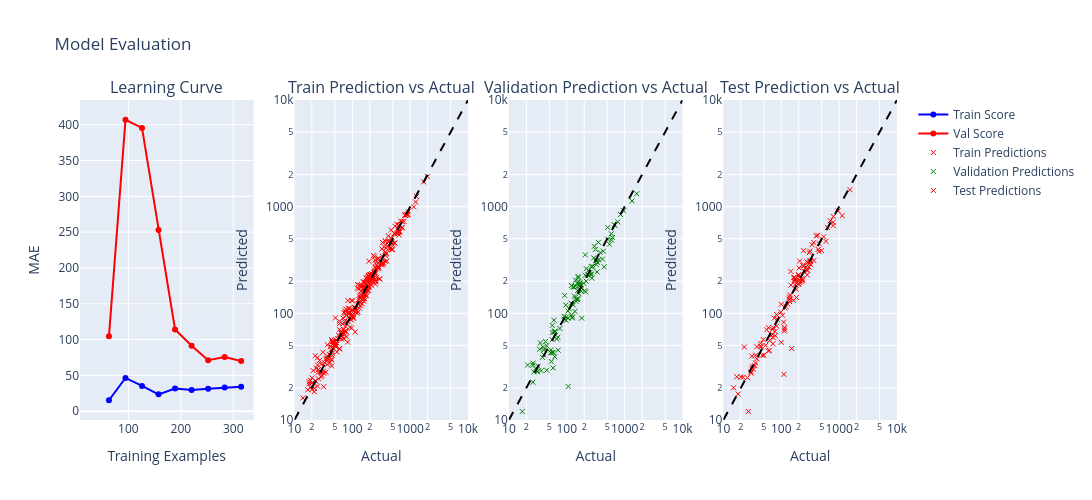

The code cell stored with this chart in its notebook:
### Code cell
plotting_pred_vs_actual_LC(model_router, X_train_ride, y_train_ride, X_val_ride, y_val_ride, X_test_ride, y_test_ride)
